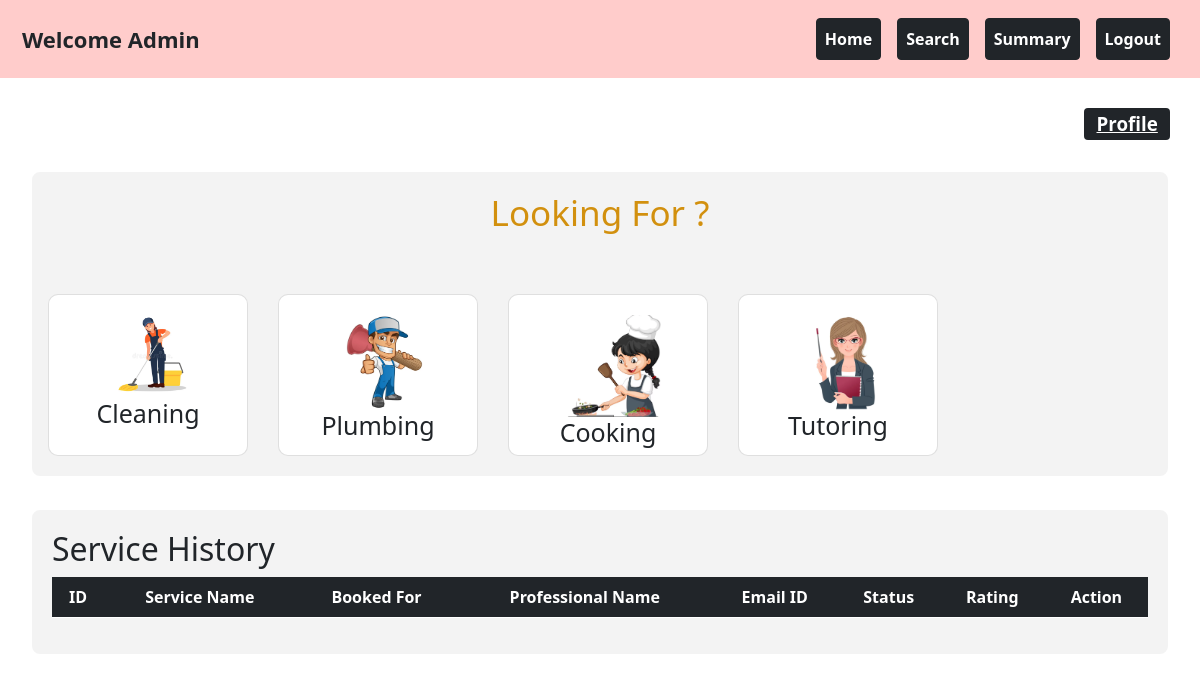
The page /customer_dashboard/1 on the database its author committed.
### backend/models.py (models this page shows)
class Customer_Info(db.Model):
    __tablename__="customer_info"
    id=db.Column(db.Integer,primary_key=True)
    email_id=db.Column(db.String,unique=True,nullable=False)
    password=db.Column(db.String,nullable=False)
    full_name=db.Column(db.String,nullable=False)
    phone_number=db.Column(db.Integer,nullable=False)
    role=db.Column(db.Integer,default=1) #for customer its 1 . for admin its 0
    address=db.Column(db.String,nullable=False)
    pin_code=db.Column(db.Integer,nullable=False)
    blocked_status=db.Column(db.Integer,default=0) #not blocked=0, 1-blocked
    service_requests=db.relationship("Service_Request",cascade="all,delete",backref="customer_info",lazy=True)

class Service(db.Model):
    __tablename__="service"
    id=db.Column(db.Integer,primary_key=True)
    name=db.Column(db.String,nullable=False)
    basic_price=db.Column(db.Integer,nullable=False)
    Description=db.Column(db.String,nullable=False)
    professionals=db.relationship("Professional_Info",cascade="all,delete",backref="service",lazy=True)
    service_requests=db.relationship("Service_Request",cascade="all,delete",backref="service",lazy=True)

### backend/controller.py (the view)
@app.route("/customer_dashboard/<int:cust_id>",methods=["GET","POST"])
def customer_dashboard(cust_id):
    cust_obj=Customer_Info.query.get(cust_id)
    serv_req=Service_Request.query.filter_by(customer_id=cust_id).all()
    service_obj=Service.query.all()
    prof_dict={prof_obj.id:prof_obj for prof_obj in Professional_Info.query.all()}
    service_dict={service.id:service for service in Service.query.all()}
    return render_template("customer_dashboard.html",prof_dict=prof_dict,serv_dict=service_dict,serv_req=serv_req,cust_obj=cust_obj,serv_obj=service_obj)

### templates/customer_dashboard.html (shortened to what this page needs)
<!DOCTYPE html>
<html lang="en">
    <head>
        <link rel="stylesheet" href="/static\styles\style.css">
        <link href="https://cdn.jsdelivr.net/npm/bootstrap@5.0.2/dist/css/bootstrap.min.css" rel="stylesheet">
    </head>
    <body>
        <div class="container-fluid" style="background-color: #ffcccb; padding: 10px;">
            <nav class="navbar navbar-expand-lg navbar-light w-100">
                <div class="container-fluid">
                    <div style="font-size: 22px;"><strong>Welcome {{cust_obj.full_name}}</strong></div>
                    <div class="collapse navbar-collapse justify-content-end" id="navbarNav">
                        <ul class="navbar-nav">
                            <li class="nav-item">
                                <a class="nav-link btn btn-dark mx-2 text-white fw-bold" href="#home">Home</a>
                            </li>
                            <li class="nav-item">
                                <a class="nav-link btn btn-dark mx-2 text-white fw-bold" href="{{url_for('search_tab_cust',cust_id=cust_obj.id)}}">Search</a>
                            </li>
                            <li class="nav-item">
                                <a class="nav-link btn btn-dark mx-2 text-white fw-bold" href="{{url_for('summary_customer',cust_id=cust_obj.id)}}">Summary</a>
                            </li>
                            <li class="nav-item">
                                <a class="nav-link btn btn-dark mx-2 text-white fw-bold" href="/">Logout</a>
                            </li>
                        </ul>
                    </div>
                </div>
            </nav>
        </div>
        <div id="home" class="content-section">
            <div style="display: flex; justify-content: right;margin-top: 30px;font-size: 25px;margin-right: 30px;">
                <a href="{{url_for('cust_profile',cust_id=cust_obj.id)}}" class="badge bg-dark">Profile</a>
            </div>
            <div class="container-box" >
                <h2 style="text-align: center;color: #d2900e;font-size: 35px;">Looking For ?</h2>
                <div class="row row-cols-1 row-cols-md-4 g-2" style="display: flex;gap: 30px;">
                    {% for serv in serv_obj %}
                    <a href="{{url_for('best_service',serv_id=serv.id,cust_id=cust_obj.id)}}" class="card" style="border-radius: 10px;margin-top: 60px;background-color: rgb(255, 255, 255);width: 200px;">
                        <img src="/static\{{serv.name}}.png" style="margin-top: 20px;" alt="Card Image">
                        <div class="card-content">
                            <h2 class="card-title">{{serv.name}}</h2>
                        </div>
                    </a>
                    {% endfor %}
                </div>
            </div>
            <div class="container-box">
                <h2>Service History</h2>
                <table class="table table-dark table-striped" style="text-align: center;">
                    <thead>
                        <tr>
                            <th scope="col">ID</th>
                            <th scope="col">Service Name</th>
                            <th scope="col">Booked For</th>
                            <th scope="col">Professional Name</th>
                            <th scope="col">Email ID</th>
                            <th scope="col" >Status</th>
                            <th scope="col" >Rating</th>
                            <th scope="col" >Action</th>
                        </tr>
                    </thead>
                </table>
            </div>
        </div>
    </body>
</html>

### static/styles/style.css (style rules this page uses)
.card { text-align: center; transition: transform 0.2s; text-decoration: none; color: inherit; }
.card img { margin-left: 28%; width: 50%; height: auto; }
.card-title { font-size: 25px; margin-bottom: 5px; }
.container-box { padding: 20px; background-color: #f3f3f3; border: 2px solid #ffffff; border-radius: 10px; margin-top: 30px; margin-left: 30px; margin-right: 30px; margin-bottom: 30px; }
.content-section { display: none; }
body:not(:has(:target)) #home { display: block; }

### rows shown on the page
Customer_Info: full_name "Admin"
Service: name (picture), name "Cleaning"
Service: name (picture), name "Plumbing"
Service: name (picture), name "Cooking"
Service: name (picture), name "Tutoring"
